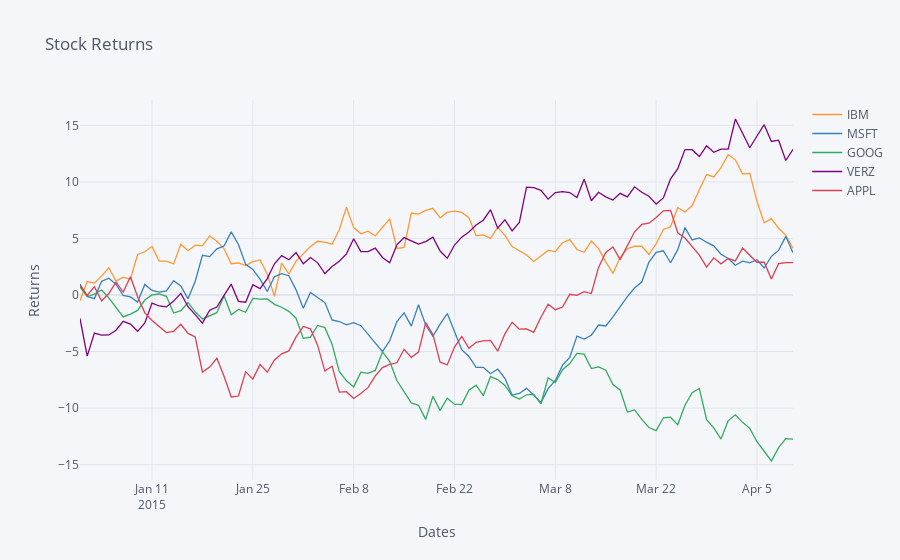

The notebook cell this image was saved under:
### Markdown cell above
We can also pass common metadata for the chart

### Code cell
df.iplot(theme='pearl',filename='Tutorial Metadata',title='Stock Returns',xTitle='Dates',yTitle='Returns')
